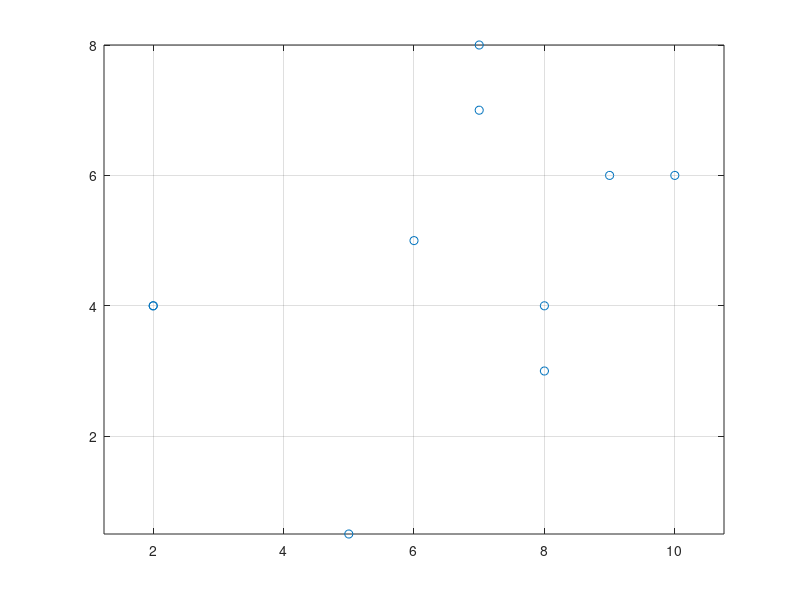

This chart was generated by the following MATLAB code: (Note: this script raises an error after producing the figure.)
clc; clear all; close all;

x = [2 5 8 9 7 6 8 10 7 2];
y = [4 0.5 3 6 7 5 4 6 8 4];

clf;
plot(x,y,'o'); % plot data nodes
axis equal; grid on;  hold on;

t = linspace(0,1,length(x));

[a_x,b_x,c_x,d_x] = periodic_cubic_spline(t,x);
[a_y,b_y,c_y,d_y] = periodic_cubic_spline(t,y);

t_interp = linspace(0,1,1000);

X_interp = cubic_spline_interp(a_x,b_x,c_x,d_x,t,t_interp);
Y_interp = cubic_spline_interp(a_y,b_y,c_y,d_y,t,t_interp);

plot(X_interp,Y_interp,'r-','LineWidth',2);

hold off
legend('points','spline','location','best')